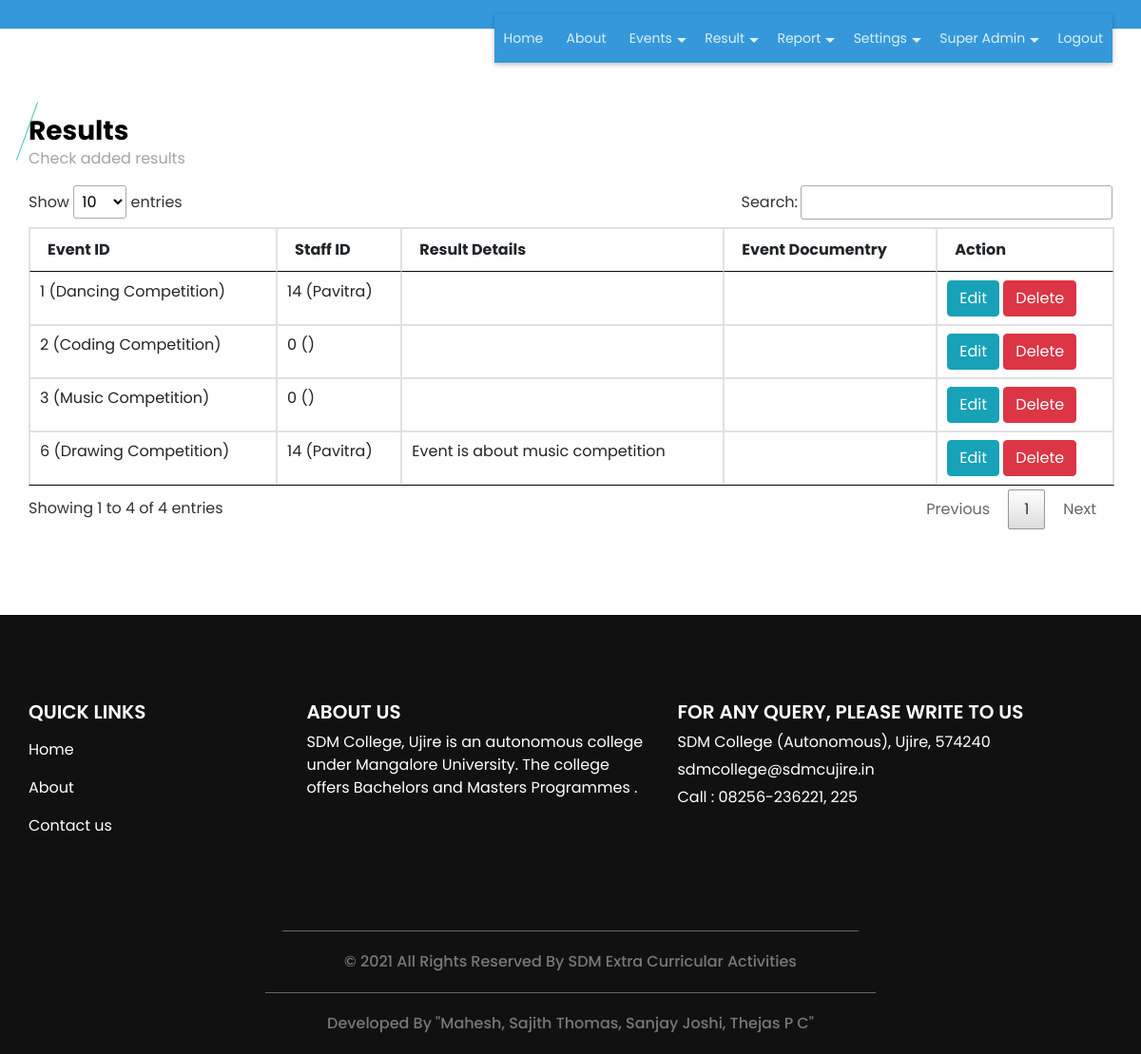
The app's page /view_event_result.php (signed in) with its own data.
### tables this page shows
CREATE TABLE `staff` (
  `staff_id` int(11) NOT NULL,
  `staff_name` varchar(25) NOT NULL,
  `staff_dp` varchar(300) NOT NULL,
  `staff_type` varchar(20) NOT NULL,
  `department_id` int(11) NOT NULL,
  `login_id` varchar(40) NOT NULL,
  `password` varchar(300) NOT NULL,
  `gender` varchar(6) NOT NULL,
  `dob` date NOT NULL,
  `staff_status` varchar(10) NOT NULL
);

CREATE TABLE `event_result` (
  `event_result_id` int(11) NOT NULL,
  `event_id` int(11) NOT NULL,
  `result_detail` text NOT NULL,
  `event_documentry` text NOT NULL,
  `staff_id` int(11) NOT NULL
);

CREATE TABLE `event` (
  `event_id` bigint(20) NOT NULL,
  `event_type_id` int(11) NOT NULL,
  `event_participation_type` varchar(25) NOT NULL COMMENT 'Single, Team',
  `no_of_participants` int(11) NOT NULL,
  `event_title` varchar(300) NOT NULL,
  `event_description` text NOT NULL,
  `event_rules` text NOT NULL,
  `event_banner` varchar(300) NOT NULL,
  `department_id` int(11) NOT NULL,
  `club_id` int(11) NOT NULL,
  `course_id` text NOT NULL,
  `st_class` text NOT NULL,
  `event_date_time` datetime NOT NULL,
  `event_venue` text NOT NULL,
  `staff_id` int(11) NOT NULL,
  `participation_limit` int(11) NOT NULL,
  `event_status` varchar(10) NOT NULL
);

### view_event_result.php (the view, shortened to what this page needs)
<?php
include("header.php");
?>
  <section class="event_section layout_padding">
    <div class="container">
      <div class="heading_container">
        <h3>
         Results
        </h3>
        <p>
         Check added results
        </p>
      </div>
      <div class="event_container">
        <div class="">
<table id="datatableplugin" class="table table-bordered">
<thead>
		<tr>
			<th>Event ID</th>
			<th>Staff ID</th>
			<th>Result Details</th>
			<th>Event Documentry</th>
			<th>Action</th>
		</tr>
	</thead>
	<tbody>
		<?php
		$sqlview = "SELECT event_result.*,staff.staff_name,event.event_title FROM event_result LEFT JOIN staff ON event_result.staff_id=staff.staff_id LEFT JOIN event ON event_result.event_id=event.event_id";
		$qsqlview = mysqli_query($con,$sqlview);
		while($rsview = mysqli_fetch_array($qsqlview))
		{
			echo "<tr>
				<td>$rsview[event_id] ($rsview[event_title])</td>
				<td>$rsview[staff_id] ($rsview[staff_name])</td>
				<td>$rsview[result_detail]</td>
				<td>$rsview[event_documentry]</td>
				<td>
				<a href='event_result.php?editid=$rsview[event_result_id]' class='btn btn-info'>Edit</a>
				<a href='view_event_result.php?delid=$rsview[event_result_id]' class='btn btn-danger' onclick='return confirmdel()' >Delete</a></td>
			</tr>";
		}
		?>
	</tbody>
</table>
        </div>
      </div>
    </div>
  </section>
<?php
include("footer.php");
?>

### headerpage.php (shortened to what this page needs)
<div id="header">
  <header>
    <div class="container">
      <div class="row">
        <div class="col-12">
          <nav class="navbar navbar-expand-lg navbar-light">
            <div lass="collapse navbar-collapse" id="navbartoggle">
<div class="nav-fostrap" style="  position: absolute;
  top: 15px;right: 0;">
	<ul>
		<li><a href="index.php">Home</a></li>
		<li><a href="about.php">About</a></li>
			<?php
			if(isset($_SESSION['staff_id']))
			{
			?>
		<li><a href="javascript:void(0)">Events<span class="arrow-down"></span></a>
		</li>
		<li><a href="javascript:void(0)">Result<span class="arrow-down"></span></a>
		</li>
		<li><a href="javascript:void(0)">Report<span class="arrow-down"></span></a>
		</li>
				<?php
				if($rsstaffprofile['staff_type'] == "Admin")
				{
				?>
		<li><a href="javascript:void(0)">Settings<span class="arrow-down"></span></a>
		</li>
				<?php
				}
				?>
		<li><a href="javascript:void(0)"><?php echo $rsstaffprofile['staff_name']; ?><span class="arrow-down"></span></a>
		</li>
<?php
			}
?>
		<?php
		if(isset($_SESSION['staff_id']) || ($_SESSION['student_id']))
		{
		?>
		<li><a href="logout.php">Logout</a></li>
		<?php
		}
		else
		{
		?>
		<li><a href="student.php">Registration</a></li>
		<li><a href="login.php">Login</a></li>
		<?php
		}
		?>
	</ul>
</div>
            </div>
          </nav>
        </div>
      </div>
    </div>
  </header>
</div>

### css/style.css (style rules this page uses)
body { font-family: "Poppins", sans-serif; color: #000000; background-color: #ffffff; }
.layout_padding { padding: 90px 0; }
.heading_container { display: -webkit-box; display: -ms-flexbox; display: flex; -webkit-box-orient: vertical; -webkit-box-direction: normal; -ms-flex-direction: column; flex-direction: column; -webkit-box-align: start; -ms-flex-align: start; align-items: flex-start; }
.heading_container h3 { font-weight: bold; position: relative; margin-bottom: 15px; }
.heading_container h3::before { content: ""; position: absolute; top: 50%; left: 2px; width: 1px; height: 65px; background-color: #4bc5b8; -webkit-transform: translateY(-50%) rotate(20deg); transform: translateY(-50%) rotate(20deg); }
a, a:hover, a:focus { text-decoration: none; }
.btn, .btn:focus { outline: none !important; -webkit-box-shadow: none; box-shadow: none; }
.event_section .heading_container h3 { margin-bottom: 0; }
.event_section .heading_container h3::before { left: -2px; }
.event_section p { color: #a4a4a4; }

### css/responsive.css (style rules this page uses)
@media (min-width: 1200px) { .container { max-width: 1170px; } }

### topmenu.php (style rules this page uses)
.nav-fostrap { display: block; margin-bottom: 15px 0; background: #3498db; -webkit-box-shadow:0 2px 5px 0 rgba(0,0,0,0.26); -moz-box-shadow:0 2px 5px 0 rgba(0,0,0,0.26); -o-box-shadow:0 2px 5px 0 rgba(0,0,0,0.26); z-index: 120; box-shadow: 0 2px 5px 0 rgba(0,0,0,0.26); }
.nav-fostrap ul { list-style-type: none; margin: 0; padding: 0; display: block; }
.nav-fostrap li { list-style-type: none; margin: 0; padding: 0; display: inline-block; position: relative; font-size: 14px; color: #def1f0; }
.nav-fostrap li a { padding: 15px 20px; font-size: 14px; color: #def1f0; display: inline-block; outline: 0; font-weight: 400; text-decoration: none; }
.arrow-down { width: 0; height: 0; border-left: 5px solid transparent; border-right: 5px solid transparent; border-top: 5px solid #def1f0; position: relative; top: 15px; right: -5px; content: ""; }

### headerpage.php (style rules this page uses)
#header nav { padding: 15px 0px; }
#header { border-bottom: 1px solid #ddd; background-color: #3498db; float: center; width: 100%; }
.nav-fostrap li a { padding: 15px 10px; font-size: 14px; color: #def1f0; display: inline-block; outline: 0; font-weight: 400; text-decoration: none; }

### records on screen
staff: staff_name "Super Admin"
event_result: event "3", event.event_title "Music Competition", staff "0"
event_result: event "2", event.event_title "Coding Competition", staff "0"
event_result: event "1", event.event_title "Dancing Competition", staff "14", staff.staff_name "Pavitra"
event_result: event "6", event.event_title "Drawing Competition", staff "14", staff.staff_name "Pavitra", result_detail "Event is about music competition"
